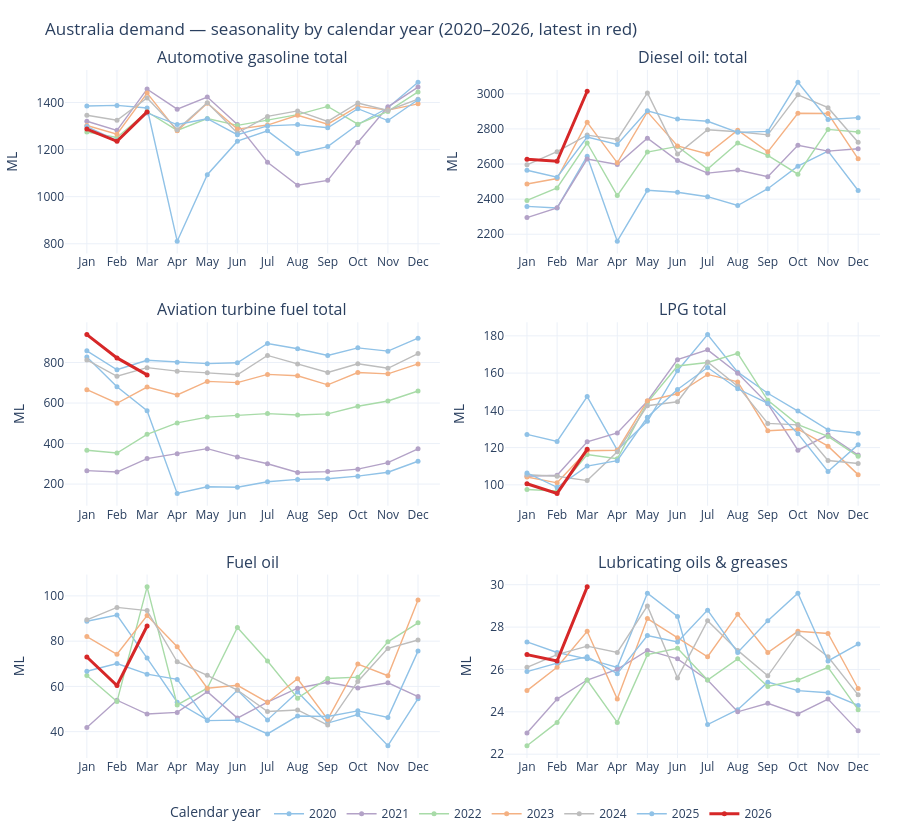

Notebook code for this chart:
### Markdown cell above
## 6b. Seasonality — by calendar year

Same data, different lens. The chart in section 6 collapses every year into a single "average seasonal shape" — useful for asking _is this product's demand higher in summer?_ This chart keeps each year as its own line so you can answer the year-over-year shift question: _is 2026 tracking above, below, or in line with the historical seasonal pattern?_ The current year is highlighted.

This is the first chart in the notebook built from `analytics.charts.seasonality_by_year_chart` — the same function the India and (future) JODI dashboards will reuse.

### Code cell
# Add the project root to sys.path once. We use it for both `analytics` and
# `processors` imports in the cells below.
if str(PROJECT_ROOT) not in sys.path:
    sys.path.insert(0, str(PROJECT_ROOT))
from analytics import seasonality_by_year_chart

# Take only the last ~7 calendar years so the chart isn't overloaded; the
# seasonal pattern hasn't shifted enough across 16 years for older years to
# add information. Tweak the cutoff if you want a longer historical view.
SEASONALITY_YEARS_BACK = 6
cutoff_year = demand["date"].max().year - SEASONALITY_YEARS_BACK

seas_df = demand[
    (demand["product_native"].isin(MAJOR_PRODUCTS))
    & (demand["date"].dt.year >= cutoff_year)
].copy()

fig = seasonality_by_year_chart(
    seas_df,
    products=MAJOR_PRODUCTS,
    value_col="value",
    date_col="date",
    product_col="product_native",
    cols=2,
    title=f"Australia demand — seasonality by calendar year ({cutoff_year}–{demand['date'].max().year}, latest in red)",
    units_label="ML",
)
fig.show()

### Figure 1 — Plotly figure (JSON) as saved in the notebook; plotly's stock layout.template omitted (floating-point values rounded to 4 significant figures)
{"data": [{"hovertemplate": "<b>Automotive gasoline total</b><br>Year: 2020<br>Month: %{x}<br>value: %{y:,.1f} ML<extra></extra>", "legendgroup": "2020", "line": {"color": "#90c2e7", "width": 1.4}, "marker": {"size": 5}, "mode": "lines+markers", "name": "2020", "showlegend": true, "type": "scatter", "x": [1, 2, 3, 4, 5, 6, 7, 8, 9, 10, 11, 12], "xaxis": "x", "y": [1385.0, 1388.0, 1376.0, 811.1, 1093.0, 1236.0, 1280.0, 1183.0, 1213.0, 1306.0, 1378.0, 1486.0], "yaxis": "y"}, {"hovertemplate": "<b>Automotive gasoline total</b><br>Year: 2021<br>Month: %{x}<br>value: %{y:,.1f} ML<extra></extra>", "legendgroup": "2021", "line": {"color": "#b3a2c7", "width": 1.4}, "marker": {"size": 5}, "mode": "lines+markers", "name": "2021", "showlegend": true, "type": "scatter", "x": [1, 2, 3, 4, 5, 6, 7, 8, 9, 10, 11, 12], "xaxis": "x", "y": [1320.0, 1282.0, 1457.0, 1372.0, 1423.0, 1307.0, 1146.0, 1049.0, 1069.0, 1230.0, 1382.0, 1465.0], "yaxis": "y"}, {"hovertemplate": "<b>Automotive gasoline total</b><br>Year: 2022<br>Month: %{x}<br>value: %{y:,.1f} ML<extra></extra>", "legendgroup": "2022", "line": {"color": "#a8dba8", "width": 1.4}, "marker": {"size": 5}, "mode": "lines+markers", "name": "2022", "showlegend": true, "type": "scatter", "x": [1, 2, 3, 4, 5, 6, 7, 8, 9, 10, 11, 12], "xaxis": "x", "y": [1274.0, 1251.0, 1361.0, 1282.0, 1332.0, 1303.0, 1325.0, 1348.0, 1383.0, 1308.0, 1362.0, 1445.0], "yaxis": "y"}, {"hovertemplate": "<b>Automotive gasoline total</b><br>Year: 2023<br>Month: %{x}<br>value: %{y:,.1f} ML<extra></extra>", "legendgroup": "2023", "line": {"color": "#f4b183", "width": 1.4}, "marker": {"size": 5}, "mode": "lines+markers", "name": "2023", "showlegend": true, "type": "scatter", "x": [1, 2, 3, 4, 5, 6, 7, 8, 9, 10, 11, 12], "xaxis": "x", "y": [1302.0, 1266.0, 1440.0, 1279.0, 1397.0, 1287.0, 1304.0, 1346.0, 1308.0, 1383.0, 1368.0, 1394.0], "yaxis": "y"}, {"hovertemplate": "<b>Automotive gasoline total</b><br>Year: 2024<br>Month: %{x}<br>value: %{y:,.1f} ML<extra></extra>", "legendgroup": "2024", "line": {"color": "#bdbdbd", "width": 1.4}, "marker": {"size": 5}, "mode": "lines+markers", "name": "2024", "showlegend": true, "type": "scatter", "x": [1, 2, 3, 4, 5, 6, 7, 8, 9, 10, 11, 12], "xaxis": "x", "y": [1346.0, 1324.0, 1419.0, 1285.0, 1399.0, 1270.0, 1341.0, 1364.0, 1320.0, 1398.0, 1366.0, 1414.0], "yaxis": "y"}, {"hovertemplate": "<b>Automotive gasoline total</b><br>Year: 2025<br>Month: %{x}<br>value: %{y:,.1f} ML<extra></extra>", "legendgroup": "2025", "line": {"color": "#90c2e7", "width": 1.4}, "marker": {"size": 5}, "mode": "lines+markers", "name": "2025", "showlegend": true, "type": "scatter", "x": [1, 2, 3, 4, 5, 6, 7, 8, 9, 10, 11, 12], "xaxis": "x", "y": [1298.0, 1238.0, 1356.0, 1306.0, 1331.0, 1263.0, 1300.0, 1306.0, 1292.0, 1374.0, 1323.0, 1411.0], "yaxis": "y"}, {"hovertemplate": "<b>Automotive gasoline total</b><br>Year: 2026<br>Month: %{x}<br>value: %{y:,.1f} ML<extra></extra>", "legendgroup": "2026", "line": {"color": "#d62728", "width": 3}, "marker": {"size": 5}, "mode": "lines+markers", "name": "2026", "showlegend": true, "type": "scatter", "x": [1, 2, 3], "xaxis": "x", "y": [1287.0, 1235.0, 1360.0], "yaxis": "y"}, {"hovertemplate": "<b>Diesel oil: total</b><br>Year: 2020<br>Month: %{x}<br>value: %{y:,.1f} ML<extra></extra>", "legendgroup": "2020", "line": {"color": "#90c2e7", "width": 1.4}, "marker": {"size": 5}, "mode": "lines+markers", "name": "2020", "showlegend": false, "type": "scatter", "x": [1, 2, 3, 4, 5, 6, 7, 8, 9, 10, 11, 12], "xaxis": "x2", "y": [2358.0, 2350.0, 2645.0, 2160.0, 2450.0, 2439.0, 2414.0, 2364.0, 2459.0, 2588.0, 2674.0, 2449.0], "yaxis": "y2"}, {"hovertemplate": "<b>Diesel oil: total</b><br>Year: 2021<br>Month: %{x}<br>value: %{y:,.1f} ML<extra></extra>", "legendgroup": "2021", "line": {"color": "#b3a2c7", "width": 1.4}, "marker": {"size": 5}, "mode": "lines+markers", "name": "2021", "showlegend": false, "type": "scatter", "x": [1, 2, 3, 4, 5, 6, 7, 8, 9, 10, 11, 12], "xaxis": "x2", "y": [2295.0, 2350.0, 2628.0, 2597.0, 2747.0, 2620.0, 2548.0, 2566.0, 2528.0, 2707.0, 2673.0, 2687.0], "yaxis": "y2"}, {"hovertemplate": "<b>Diesel oil: total</b><br>Year: 2022<br>Month: %{x}<br>value: %{y:,.1f} ML<extra></extra>", "legendgroup": "2022", "line": {"color": "#a8dba8", "width": 1.4}, "marker": {"size": 5}, "mode": "lines+markers", "name": "2022", "showlegend": false, "type": "scatter", "x": [1, 2, 3, 4, 5, 6, 7, 8, 9, 10, 11, 12], "xaxis": "x2", "y": [2393.0, 2464.0, 2720.0, 2420.0, 2668.0, 2700.0, 2572.0, 2719.0, 2649.0, 2542.0, 2797.0, 2783.0], "yaxis": "y2"}, {"hovertemplate": "<b>Diesel oil: total</b><br>Year: 2023<br>Month: %{x}<br>value: %{y:,.1f} ML<extra></extra>", "legendgroup": "2023", "line": {"color": "#f4b183", "width": 1.4}, "marker": {"size": 5}, "mode": "lines+markers", "name": "2023", "showlegend": false, "type": "scatter", "x": [1, 2, 3, 4, 5, 6, 7, 8, 9, 10, 11, 12], "xaxis": "x2", "y": [2486.0, 2517.0, 2838.0, 2607.0, 2897.0, 2703.0, 2657.0, 2793.0, 2670.0, 2889.0, 2888.0, 2630.0], "yaxis": "y2"}, {"hovertemplate": "<b>Diesel oil: total</b><br>Year: 2024<br>Month: %{x}<br>value: %{y:,.1f} ML<extra></extra>", "legendgroup": "2024", "line": {"color": "#bdbdbd", "width": 1.4}, "marker": {"size": 5}, "mode": "lines+markers", "name": "2024", "showlegend": false, "type": "scatter", "x": [1, 2, 3, 4, 5, 6, 7, 8, 9, 10, 11, 12], "xaxis": "x2", "y": [2596.0, 2670.0, 2765.0, 2740.0, 3005.0, 2657.0, 2796.0, 2784.0, 2766.0, 2995.0, 2921.0, 2724.0], "yaxis": "y2"}, {"hovertemplate": "<b>Diesel oil: total</b><br>Year: 2025<br>Month: %{x}<br>value: %{y:,.1f} ML<extra></extra>", "legendgroup": "2025", "line": {"color": "#90c2e7", "width": 1.4}, "marker": {"size": 5}, "mode": "lines+markers", "name": "2025", "showlegend": false, "type": "scatter", "x": [1, 2, 3, 4, 5, 6, 7, 8, 9, 10, 11, 12], "xaxis": "x2", "y": [2565.0, 2525.0, 2754.0, 2712.0, 2903.0, 2856.0, 2844.0, 2780.0, 2786.0, 3066.0, 2853.0, 2864.0], "yaxis": "y2"}, {"hovertemplate": "<b>Diesel oil: total</b><br>Year: 2026<br>Month: %{x}<br>value: %{y:,.1f} ML<extra></extra>", "legendgroup": "2026", "line": {"color": "#d62728", "width": 3}, "marker": {"size": 5}, "mode": "lines+markers", "name": "2026", "showlegend": false, "type": "scatter", "x": [1, 2, 3], "xaxis": "x2", "y": [2627.0, 2616.0, 3015.0], "yaxis": "y2"}, {"hovertemplate": "<b>Aviation turbine fuel total</b><br>Year: 2020<br>Month: %{x}<br>value: %{y:,.1f} ML<extra></extra>", "legendgroup": "2020", "line": {"color": "#90c2e7", "width": 1.4}, "marker": {"size": 5}, "mode": "lines+markers", "name": "2020", "showlegend": false, "type": "scatter", "x": [1, 2, 3, 4, 5, 6, 7, 8, 9, 10, 11, 12], "xaxis": "x3", "y": [827.6, 680.4, 562.3, 153.8, 186.6, 184.2, 211.7, 223.1, 226.1, 239.2, 258.6, 312.7], "yaxis": "y3"}, {"hovertemplate": "<b>Aviation turbine fuel total</b><br>Year: 2021<br>Month: %{x}<br>value: %{y:,.1f} ML<extra></extra>", "legendgroup": "2021", "line": {"color": "#b3a2c7", "width": 1.4}, "marker": {"size": 5}, "mode": "lines+markers", "name": "2021", "showlegend": false, "type": "scatter", "x": [1, 2, 3, 4, 5, 6, 7, 8, 9, 10, 11, 12], "xaxis": "x3", "y": [266.3, 259.5, 325.9, 350.2, 375.0, 334.0, 300.5, 257.5, 261.5, 273.6, 305.9, 374.2], "yaxis": "y3"}, {"hovertemplate": "<b>Aviation turbine fuel total</b><br>Year: 2022<br>Month: %{x}<br>value: %{y:,.1f} ML<extra></extra>", "legendgroup": "2022", "line": {"color": "#a8dba8", "width": 1.4}, "marker": {"size": 5}, "mode": "lines+markers", "name": "2022", "showlegend": false, "type": "scatter", "x": [1, 2, 3, 4, 5, 6, 7, 8, 9, 10, 11, 12], "xaxis": "x3", "y": [367.3, 353.5, 445.4, 501.9, 530.6, 538.2, 548.0, 541.1, 546.8, 584.3, 610.4, 659.4], "yaxis": "y3"}, {"hovertemplate": "<b>Aviation turbine fuel total</b><br>Year: 2023<br>Month: %{x}<br>value: %{y:,.1f} ML<extra></extra>", "legendgroup": "2023", "line": {"color": "#f4b183", "width": 1.4}, "marker": {"size": 5}, "mode": "lines+markers", "name": "2023", "showlegend": false, "type": "scatter", "x": [1, 2, 3, 4, 5, 6, 7, 8, 9, 10, 11, 12], "xaxis": "x3", "y": [666.1, 599.0, 678.8, 639.7, 706.8, 700.8, 741.5, 734.5, 690.1, 750.9, 744.2, 793.4], "yaxis": "y3"}, {"hovertemplate": "<b>Aviation turbine fuel total</b><br>Year: 2024<br>Month: %{x}<br>value: %{y:,.1f} ML<extra></extra>", "legendgroup": "2024", "line": {"color": "#bdbdbd", "width": 1.4}, "marker": {"size": 5}, "mode": "lines+markers", "name": "2024", "showlegend": false, "type": "scatter", "x": [1, 2, 3, 4, 5, 6, 7, 8, 9, 10, 11, 12], "xaxis": "x3", "y": [813.1, 732.1, 774.8, 757.4, 749.1, 739.6, 835.1, 792.2, 750.6, 793.7, 771.7, 844.2], "yaxis": "y3"}, {"hovertemplate": "<b>Aviation turbine fuel total</b><br>Year: 2025<br>Month: %{x}<br>value: %{y:,.1f} ML<extra></extra>", "legendgroup": "2025", "line": {"color": "#90c2e7", "width": 1.4}, "marker": {"size": 5}, "mode": "lines+markers", "name": "2025", "showlegend": false, "type": "scatter", "x": [1, 2, 3, 4, 5, 6, 7, 8, 9, 10, 11, 12], "xaxis": "x3", "y": [857.8, 764.4, 810.9, 801.5, 794.5, 799.0, 894.1, 868.1, 835.1, 872.5, 856.3, 920.5], "yaxis": "y3"}, {"hovertemplate": "<b>Aviation turbine fuel total</b><br>Year: 2026<br>Month: %{x}<br>value: %{y:,.1f} ML<extra></extra>", "legendgroup": "2026", "line": {"color": "#d62728", "width": 3}, "marker": {"size": 5}, "mode": "lines+markers", "name": "2026", "showlegend": false, "type": "scatter", "x": [1, 2, 3], "xaxis": "x3", "y": [938.1, 822.8, 738.9], "yaxis": "y3"}, {"hovertemplate": "<b>LPG total</b><br>Year: 2020<br>Month: %{x}<br>value: %{y:,.1f} ML<extra></extra>", "legendgroup": "2020", "line": {"color": "#90c2e7", "width": 1.4}, "marker": {"size": 5}, "mode": "lines+markers", "name": "2020", "showlegend": false, "type": "scatter", "x": [1, 2, 3, 4, 5, 6, 7, 8, 9, 10, 11, 12], "xaxis": "x4", "y": [127.1, 123.3, 147.4, 118.7, 134.1, 161.3, 180.7, 160.5, 149.2, 139.6, 129.5, 127.7], "yaxis": "y4"}, {"hovertemplate": "<b>LPG total</b><br>Year: 2021<br>Month: %{x}<br>value: %{y:,.1f} ML<extra></extra>", "legendgroup": "2021", "line": {"color": "#b3a2c7", "width": 1.4}, "marker": {"size": 5}, "mode": "lines+markers", "name": "2021", "showlegend": false, "type": "scatter", "x": [1, 2, 3, 4, 5, 6, 7, 8, 9, 10, 11, 12], "xaxis": "x4", "y": [104.6, 105.2, 123.1, 127.9, 144.9, 167.2, 172.5, 159.9, 143.5, 118.6, 126.9, 116.0], "yaxis": "y4"}, {"hovertemplate": "<b>LPG total</b><br>Year: 2022<br>Month: %{x}<br>value: %{y:,.1f} ML<extra></extra>", "legendgroup": "2022", "line": {"color": "#a8dba8", "width": 1.4}, "marker": {"size": 5}, "mode": "lines+markers", "name": "2022", "showlegend": false, "type": "scatter", "x": [1, 2, 3, 4, 5, 6, 7, 8, 9, 10, 11, 12], "xaxis": "x4", "y": [97.5, 96.7, 116.3, 114.0, 144.2, 163.8, 165.7, 170.6, 145.4, 132.4, 126.0, 115.3], "yaxis": "y4"}, {"hovertemplate": "<b>LPG total</b><br>Year: 2023<br>Month: %{x}<br>value: %{y:,.1f} ML<extra></extra>", "legendgroup": "2023", "line": {"color": "#f4b183", "width": 1.4}, "marker": {"size": 5}, "mode": "lines+markers", "name": "2023", "showlegend": false, "type": "scatter", "x": [1, 2, 3, 4, 5, 6, 7, 8, 9, 10, 11, 12], "xaxis": "x4", "y": [104.2, 101.1, 118.3, 118.6, 145.1, 148.9, 159.3, 155.3, 129.1, 129.9, 120.8, 105.5], "yaxis": "y4"}, {"hovertemplate": "<b>LPG total</b><br>Year: 2024<br>Month: %{x}<br>value: %{y:,.1f} ML<extra></extra>", "legendgroup": "2024", "line": {"color": "#bdbdbd", "width": 1.4}, "marker": {"size": 5}, "mode": "lines+markers", "name": "2024", "showlegend": false, "type": "scatter", "x": [1, 2, 3, 4, 5, 6, 7, 8, 9, 10, 11, 12], "xaxis": "x4", "y": [105.4, 104.6, 102.3, 117.8, 142.5, 144.6, 166.0, 153.0, 133.0, 132.2, 113.1, 111.5], "yaxis": "y4"}, {"hovertemplate": "<b>LPG total</b><br>Year: 2025<br>Month: %{x}<br>value: %{y:,.1f} ML<extra></extra>", "legendgroup": "2025", "line": {"color": "#90c2e7", "width": 1.4}, "marker": {"size": 5}, "mode": "lines+markers", "name": "2025", "showlegend": false, "type": "scatter", "x": [1, 2, 3, 4, 5, 6, 7, 8, 9, 10, 11, 12], "xaxis": "x4", "y": [106.4, 98.7, 110.1, 113.0, 136.3, 151.2, 163.0, 151.6, 143.8, 127.5, 107.2, 121.6], "yaxis": "y4"}, {"hovertemplate": "<b>LPG total</b><br>Year: 2026<br>Month: %{x}<br>value: %{y:,.1f} ML<extra></extra>", "legendgroup": "2026", "line": {"color": "#d62728", "width": 3}, "marker": {"size": 5}, "mode": "lines+markers", "name": "2026", "showlegend": false, "type": "scatter", "x": [1, 2, 3], "xaxis": "x4", "y": [100.6, 95.4, 119.1], "yaxis": "y4"}, {"hovertemplate": "<b>Fuel oil</b><br>Year: 2020<br>Month: %{x}<br>value: %{y:,.1f} ML<extra></extra>", "legendgroup": "2020", "line": {"color": "#90c2e7", "width": 1.4}, "marker": {"size": 5}, "mode": "lines+markers", "name": "2020", "showlegend": false, "type": "scatter", "x": [1, 2, 3, 4, 5, 6, 7, 8, 9, 10, 11, 12], "xaxis": "x5", "y": [88.8, 91.5, 72.5, 53.0, 45.2, 58.3, 45.2, 57.5, 43.8, 47.6, 33.8, 54.6], "yaxis": "y5"}, {"hovertemplate": "<b>Fuel oil</b><br>Year: 2021<br>Month: %{x}<br>value: %{y:,.1f} ML<extra></extra>", "legendgroup": "2021", "line": {"color": "#b3a2c7", "width": 1.4}, "marker": {"size": 5}, "mode": "lines+markers", "name": "2021", "showlegend": false, "type": "scatter", "x": [1, 2, 3, 4, 5, 6, 7, 8, 9, 10, 11, 12], "xaxis": "x5", "y": [41.8, 53.9, 47.8, 48.5, 57.7, 46.0, 53.1, 59.2, 61.8, 59.3, 61.6, 55.5], "yaxis": "y5"}, {"hovertemplate": "<b>Fuel oil</b><br>Year: 2022<br>Month: %{x}<br>value: %{y:,.1f} ML<extra></extra>", "legendgroup": "2022", "line": {"color": "#a8dba8", "width": 1.4}, "marker": {"size": 5}, "mode": "lines+markers", "name": "2022", "showlegend": false, "type": "scatter", "x": [1, 2, 3, 4, 5, 6, 7, 8, 9, 10, 11, 12], "xaxis": "x5", "y": [64.8, 53.3, 104.0, 51.8, 59.2, 86.0, 71.2, 54.8, 63.5, 64.1, 79.7, 88.1], "yaxis": "y5"}, {"hovertemplate": "<b>Fuel oil</b><br>Year: 2023<br>Month: %{x}<br>value: %{y:,.1f} ML<extra></extra>", "legendgroup": "2023", "line": {"color": "#f4b183", "width": 1.4}, "marker": {"size": 5}, "mode": "lines+markers", "name": "2023", "showlegend": false, "type": "scatter", "x": [1, 2, 3, 4, 5, 6, 7, 8, 9, 10, 11, 12], "xaxis": "x5", "y": [82.0, 74.2, 91.3, 77.5, 59.2, 60.5, 52.9, 63.4, 45.4, 69.9, 64.7, 98.2], "yaxis": "y5"}, {"hovertemplate": "<b>Fuel oil</b><br>Year: 2024<br>Month: %{x}<br>value: %{y:,.1f} ML<extra></extra>", "legendgroup": "2024", "line": {"color": "#bdbdbd", "width": 1.4}, "marker": {"size": 5}, "mode": "lines+markers", "name": "2024", "showlegend": false, "type": "scatter", "x": [1, 2, 3, 4, 5, 6, 7, 8, 9, 10, 11, 12], "xaxis": "x5", "y": [89.4, 94.9, 93.5, 70.9, 64.9, 58.4, 48.9, 49.6, 42.9, 62.2, 76.8, 80.5], "yaxis": "y5"}, {"hovertemplate": "<b>Fuel oil</b><br>Year: 2025<br>Month: %{x}<br>value: %{y:,.1f} ML<extra></extra>", "legendgroup": "2025", "line": {"color": "#90c2e7", "width": 1.4}, "marker": {"size": 5}, "mode": "lines+markers", "name": "2025", "showlegend": false, "type": "scatter", "x": [1, 2, 3, 4, 5, 6, 7, 8, 9, 10, 11, 12], "xaxis": "x5", "y": [66.7, 70.1, 65.4, 63.1, 44.9, 45.1, 39.0, 46.9, 46.7, 49.2, 46.3, 75.6], "yaxis": "y5"}, {"hovertemplate": "<b>Fuel oil</b><br>Year: 2026<br>Month: %{x}<br>value: %{y:,.1f} ML<extra></extra>", "legendgroup": "2026", "line": {"color": "#d62728", "width": 3}, "marker": {"size": 5}, "mode": "lines+markers", "name": "2026", "showlegend": false, "type": "scatter", "x": [1, 2, 3], "xaxis": "x5", "y": [73.0, 60.4, 86.7], "yaxis": "y5"}, {"hovertemplate": "<b>Lubricating oils & greases</b><br>Year: 2020<br>Month: %{x}<br>value: %{y:,.1f} ML<extra></extra>", "legendgroup": "2020", "line": {"color": "#90c2e7", "width": 1.4}, "marker": {"size": 5}, "mode": "lines+markers", "name": "2020", "showlegend": false, "type": "scatter", "x": [1, 2, 3, 4, 5, 6, 7, 8, 9, 10, 11, 12], "xaxis": "x6", "y": [27.3, 26.8, 26.5, 26.1, 29.6, 28.5, 23.4, 24.1, 25.4, 25.0, 24.9, 24.3], "yaxis": "y6"}, {"hovertemplate": "<b>Lubricating oils & greases</b><br>Year: 2021<br>Month: %{x}<br>value: %{y:,.1f} ML<extra></extra>", "legendgroup": "2021", "line": {"color": "#b3a2c7", "width": 1.4}, "marker": {"size": 5}, "mode": "lines+markers", "name": "2021", "showlegend": false, "type": "scatter", "x": [1, 2, 3, 4, 5, 6, 7, 8, 9, 10, 11, 12], "xaxis": "x6", "y": [23.0, 24.6, 25.5, 26.0, 26.9, 26.5, 25.5, 24.0, 24.4, 23.9, 24.6, 23.1], "yaxis": "y6"}, {"hovertemplate": "<b>Lubricating oils & greases</b><br>Year: 2022<br>Month: %{x}<br>value: %{y:,.1f} ML<extra></extra>", "legendgroup": "2022", "line": {"color": "#a8dba8", "width": 1.4}, "marker": {"size": 5}, "mode": "lines+markers", "name": "2022", "showlegend": false, "type": "scatter", "x": [1, 2, 3, 4, 5, 6, 7, 8, 9, 10, 11, 12], "xaxis": "x6", "y": [22.4, 23.5, 25.5, 23.5, 26.7, 27.0, 25.5, 26.5, 25.2, 25.5, 26.1, 24.1], "yaxis": "y6"}, {"hovertemplate": "<b>Lubricating oils & greases</b><br>Year: 2023<br>Month: %{x}<br>value: %{y:,.1f} ML<extra></extra>", "legendgroup": "2023", "line": {"color": "#f4b183", "width": 1.4}, "marker": {"size": 5}, "mode": "lines+markers", "name": "2023", "showlegend": false, "type": "scatter", "x": [1, 2, 3, 4, 5, 6, 7, 8, 9, 10, 11, 12], "xaxis": "x6", "y": [25.0, 26.1, 27.8, 24.6, 28.4, 27.5, 26.6, 28.6, 26.8, 27.8, 27.7, 25.1], "yaxis": "y6"}, {"hovertemplate": "<b>Lubricating oils & greases</b><br>Year: 2024<br>Month: %{x}<br>value: %{y:,.1f} ML<extra></extra>", "legendgroup": "2024", "line": {"color": "#bdbdbd", "width": 1.4}, "marker": {"size": 5}, "mode": "lines+markers", "name": "2024", "showlegend": false, "type": "scatter", "x": [1, 2, 3, 4, 5, 6, 7, 8, 9, 10, 11, 12], "xaxis": "x6", "y": [26.1, 26.7, 27.1, 26.8, 29.0, 25.6, 28.3, 26.9, 25.7, 27.7, 26.6, 24.8], "yaxis": "y6"}, {"hovertemplate": "<b>Lubricating oils & greases</b><br>Year: 2025<br>Month: %{x}<br>value: %{y:,.1f} ML<extra></extra>", "legendgroup": "2025", "line": {"color": "#90c2e7", "width": 1.4}, "marker": {"size": 5}, "mode": "lines+markers", "name": "2025", "showlegend": false, "type": "scatter", "x": [1, 2, 3, 4, 5, 6, 7, 8, 9, 10, 11, 12], "xaxis": "x6", "y": [25.9, 26.3, 26.6, 25.8, 27.6, 27.3, 28.8, 26.8, 28.3, 29.6, 26.4, 27.2], "yaxis": "y6"}, {"hovertemplate": "<b>Lubricating oils & greases</b><br>Year: 2026<br>Month: %{x}<br>value: %{y:,.1f} ML<extra></extra>", "legendgroup": "2026", "line": {"color": "#d62728", "width": 3}, "marker": {"size": 5}, "mode": "lines+markers", "name": "2026", "showlegend": false, "type": "scatter", "x": [1, 2, 3], "xaxis": "x6", "y": [26.7, 26.4, 29.9], "yaxis": "y6"}], "layout": {"annotations": [{"font": {"size": 16}, "showarrow": false, "text": "Automotive gasoline total", "x": 0.23, "xanchor": "center", "xref": "paper", "y": 1, "yanchor": "bottom", "yref": "paper"}, {"font": {"size": 16}, "showarrow": false, "text": "Diesel oil: total", "x": 0.77, "xanchor": "center", "xref": "paper", "y": 1, "yanchor": "bottom", "yref": "paper"}, {"font": {"size": 16}, "showarrow": false, "text": "Aviation turbine fuel total", "x": 0.23, "xanchor": "center", "xref": "paper", "y": 0.6333, "yanchor": "bottom", "yref": "paper"}, {"font": {"size": 16}, "showarrow": false, "text": "LPG total", "x": 0.77, "xanchor": "center", "xref": "paper", "y": 0.6333, "yanchor": "bottom", "yref": "paper"}, {"font": {"size": 16}, "showarrow": false, "text": "Fuel oil", "x": 0.23, "xanchor": "center", "xref": "paper", "y": 0.2667, "yanchor": "bottom", "yref": "paper"}, {"font": {"size": 16}, "showarrow": false, "text": "Lubricating oils & greases", "x": 0.77, "xanchor": "center", "xref": "paper", "y": 0.2667, "yanchor": "bottom", "yref": "paper"}], "height": 840, "hovermode": "closest", "legend": {"orientation": "h", "title": {"text": "Calendar year"}, "x": 0.5, "xanchor": "center", "y": -0.06, "yanchor": "top"}, "margin": {"b": 60, "l": 60, "r": 20, "t": 70}, "title": {"text": "Australia demand — seasonality by calendar year (2020–2026, latest in red)"}, "xaxis": {"anchor": "y", "domain": [0, 0.46], "tickmode": "array", "ticktext": ["Jan", "Feb", "Mar", "Apr", "May", "Jun", "Jul", "Aug", "Sep", "Oct", "Nov", "Dec"], "tickvals": [1, 2, 3, 4, 5, 6, 7, 8, 9, 10, 11, 12]}, "xaxis2": {"anchor": "y2", "domain": [0.54, 1], "tickmode": "array", "ticktext": ["Jan", "Feb", "Mar", "Apr", "May", "Jun", "Jul", "Aug", "Sep", "Oct", "Nov", "Dec"], "tickvals": [1, 2, 3, 4, 5, 6, 7, 8, 9, 10, 11, 12]}, "xaxis3": {"anchor": "y3", "domain": [0, 0.46], "tickmode": "array", "ticktext": ["Jan", "Feb", "Mar", "Apr", "May", "Jun", "Jul", "Aug", "Sep", "Oct", "Nov", "Dec"], "tickvals": [1, 2, 3, 4, 5, 6, 7, 8, 9, 10, 11, 12]}, "xaxis4": {"anchor": "y4", "domain": [0.54, 1], "tickmode": "array", "ticktext": ["Jan", "Feb", "Mar", "Apr", "May", "Jun", "Jul", "Aug", "Sep", "Oct", "Nov", "Dec"], "tickvals": [1, 2, 3, 4, 5, 6, 7, 8, 9, 10, 11, 12]}, "xaxis5": {"anchor": "y5", "domain": [0, 0.46], "tickmode": "array", "ticktext": ["Jan", "Feb", "Mar", "Apr", "May", "Jun", "Jul", "Aug", "Sep", "Oct", "Nov", "Dec"], "tickvals": [1, 2, 3, 4, 5, 6, 7, 8, 9, 10, 11, 12]}, "xaxis6": {"anchor": "y6", "domain": [0.54, 1], "tickmode": "array", "ticktext": ["Jan", "Feb", "Mar", "Apr", "May", "Jun", "Jul", "Aug", "Sep", "Oct", "Nov", "Dec"], "tickvals": [1, 2, 3, 4, 5, 6, 7, 8, 9, 10, 11, 12]}, "yaxis": {"anchor": "x", "domain": [0.7333, 1], "title": {"text": "ML"}}, "yaxis2": {"anchor": "x2", "domain": [0.7333, 1], "title": {"text": "ML"}}, "yaxis3": {"anchor": "x3", "domain": [0.3667, 0.6333], "title": {"text": "ML"}}, "yaxis4": {"anchor": "x4", "domain": [0.3667, 0.6333], "title": {"text": "ML"}}, "yaxis5": {"anchor": "x5", "domain": [0, 0.2667], "title": {"text": "ML"}}, "yaxis6": {"anchor": "x6", "domain": [0, 0.2667], "title": {"text": "ML"}}}}
